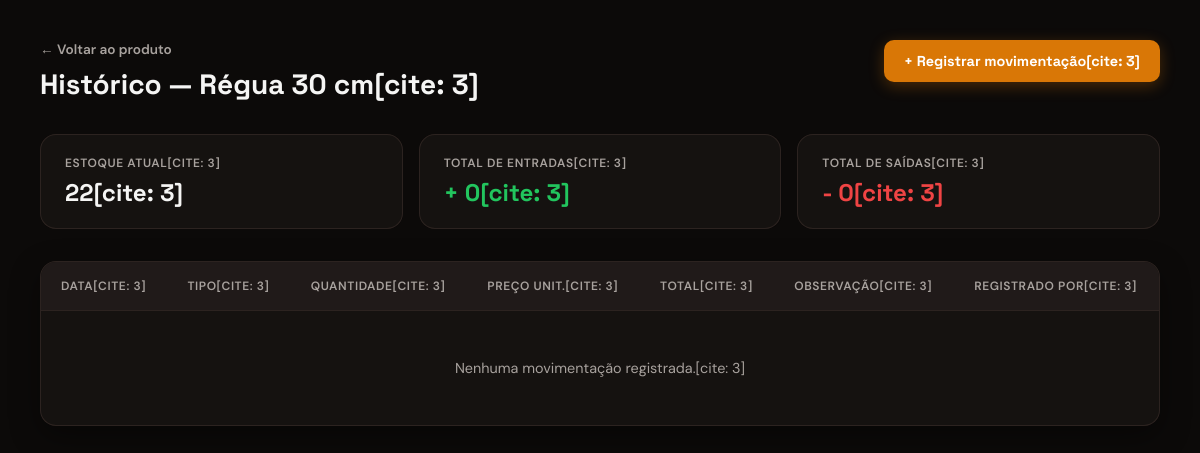
Page /movimentacoes/produto/10 (signed in) on the earlier database version.
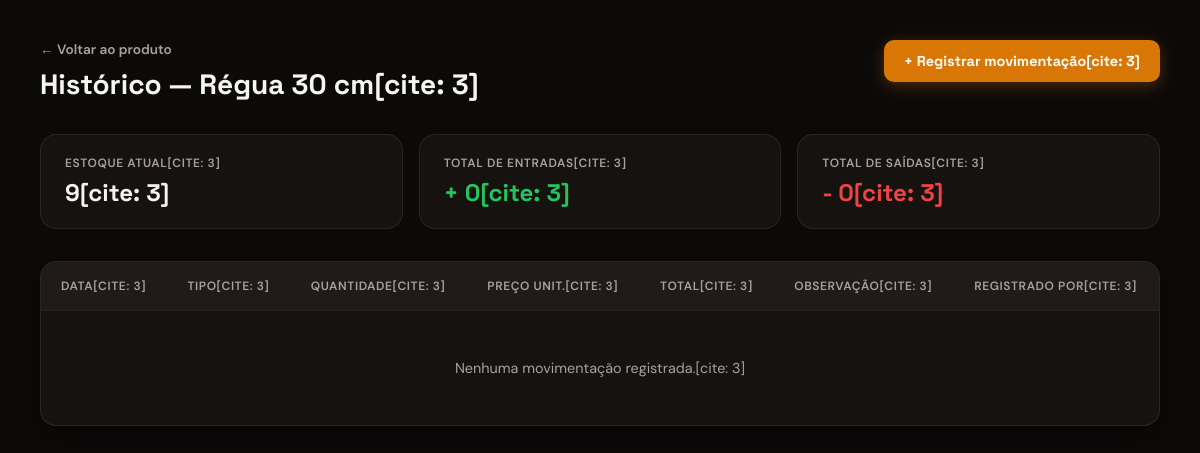
Same page on the later database version.
### app/models/produto.py (models this page shows, shortened)
class Produto(Base):
    __tablename__ = "produtos"
    id            = Column(Integer, primary_key=True, index=True)
    nome          = Column(String(150), nullable=False, index=True)
    preco         = Column(Float, nullable=False, default=0.0)
    estoque_atual = Column(Integer, nullable=False, default=0)
    variacao      = Column(String(80), nullable=True, index=True)
    ativo         = Column(Boolean, default=True)
    imagem_path = Column(String(255), nullable=True)
    categoria_id = Column(
        Integer,
        ForeignKey("categorias.id", ondelete="SET NULL"),
        nullable=True
    )
    categoria = relationship(
        "Categoria",
        back_populates="produtos"
    )

### app/controllers/movimentacao_controller.py (the view)
@router.get("/produto/{produto_id}")
def historico_produto(
    produto_id: int,
    request: Request,
    db: Session = Depends(get_db),
    usuario = Depends(get_usuario_logado)
):
    produto = db.query(Produto).filter(Produto.id == produto_id).first()
    if not produto:
        return RedirectResponse(url="/produtos", status_code=302)
    movimentacoes = (
        db.query(Movimentacao)
        .filter(Movimentacao.produto_id == produto_id)
        .order_by(Movimentacao.criado_em.desc())
        .all()
    )
    total_entradas = sum(
        m.quantidade for m in movimentacoes
        if m.tipo == TipoMovimentacao.ENTRADA
    )
    total_saidas = sum(
        m.quantidade for m in movimentacoes
        if m.tipo == TipoMovimentacao.SAIDA
    )
    return templates.TemplateResponse(
        request,
        "movimentacoes/historico.html",
        {
            "request":        request,
            "usuario":        usuario,
            "produto":        produto,
            "movimentacoes":  movimentacoes,
            "total_entradas": total_entradas,
            "total_saidas":   total_saidas,
        }
    )

### app/templates/movimentacoes/historico.html (shortened to what this page needs)
<!DOCTYPE html>
<html lang="pt-br">
<head>
    <link rel="stylesheet" href="/static/css/movimentacoes/historico.css">
</head>
<body>
    <div class="historico-container">
        <header class="historico-header">
            <div>
                <a href="/produtos/{{ produto.id }}" class="btn-voltar">← Voltar ao produto</a>
                <h1>Histórico — {{ produto.nome }}[cite: 3]</h1>
            </div>
            <a href="/movimentacoes/nova?produto_id={{ produto.id }}" class="btn-novo">
                + Registrar movimentação[cite: 3]
            </a>
        </header>
        <section class="resumo-grid">
            <div class="resumo-card">
                <span class="resumo-label">Estoque atual[cite: 3]</span>
                <span class="resumo-valor">{{ produto.estoque_atual }}[cite: 3]</span>
            </div>
            <div class="resumo-card entrada">
                <span class="resumo-label">Total de entradas[cite: 3]</span>
                <span class="resumo-valor">+ {{ total_entradas }}[cite: 3]</span>
            </div>
            <div class="resumo-card saida">
                <span class="resumo-label">Total de saídas[cite: 3]</span>
                <span class="resumo-valor">- {{ total_saidas }}[cite: 3]</span>
            </div>
        </section>
        <div class="tabela-wrapper">
            <table class="tabela-mov">
                <thead>
                    <tr>
                        <th>Data[cite: 3]</th>
                        <th>Tipo[cite: 3]</th>
                        <th>Quantidade[cite: 3]</th>
                        <th>Preço unit.[cite: 3]</th>
                        <th>Total[cite: 3]</th>
                        <th>Observação[cite: 3]</th>
                        <th>Registrado por[cite: 3]</th>
                    </tr>
                </thead>
                <tbody>
                    {% if not movimentacoes %}
                    <tr>
                        <td colspan="7" class="vazio">
                            Nenhuma movimentação registrada.[cite: 3]
                        </td>
                    </tr>
                    {% endif %}
                </tbody>
            </table>
        </div>
    </div>
</body>
</html>

Differences in the rows shown:
changed Produto "Régua 30 cm": estoque_atual "22" → "9"
